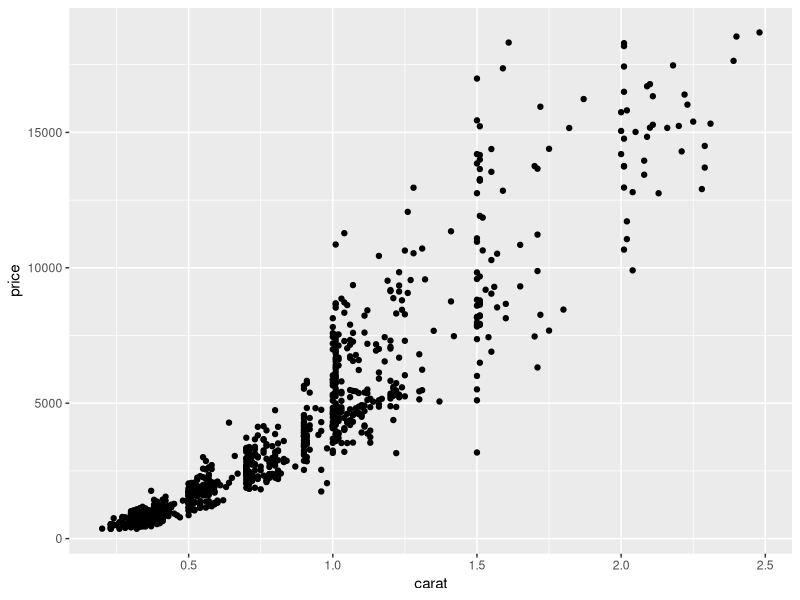
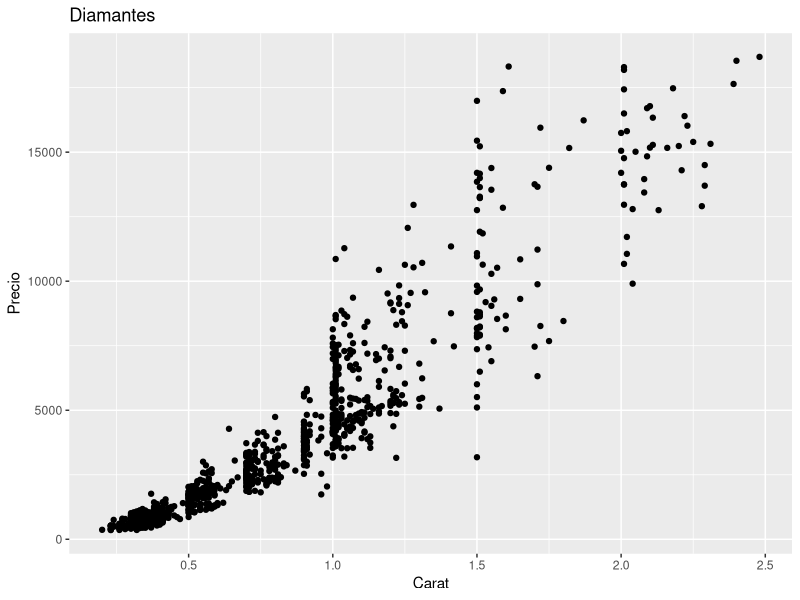
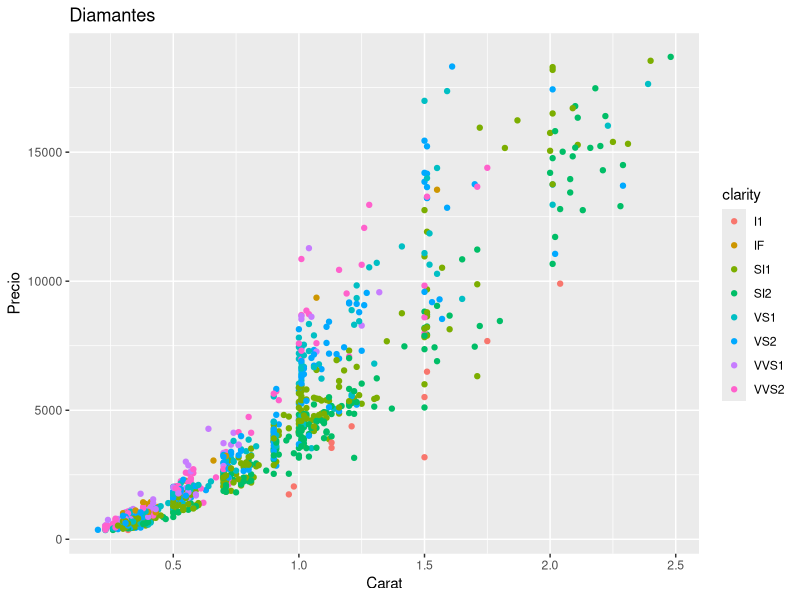
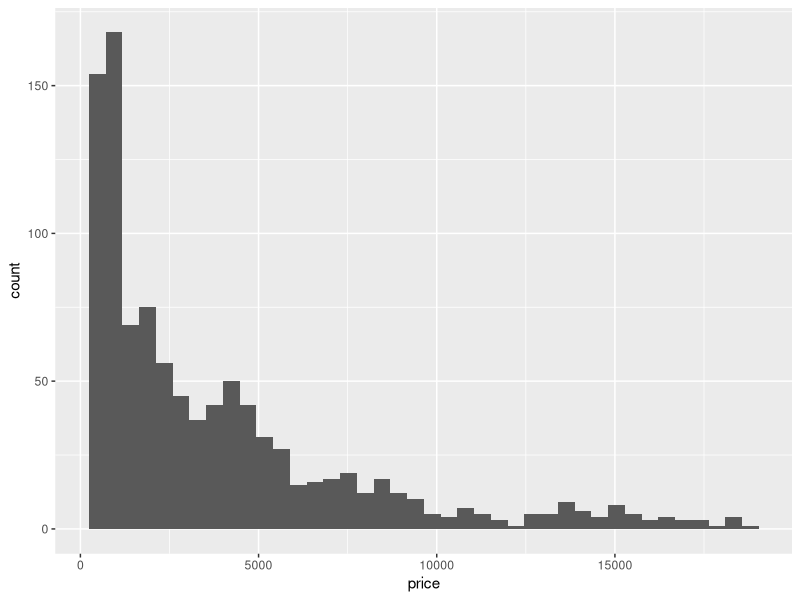
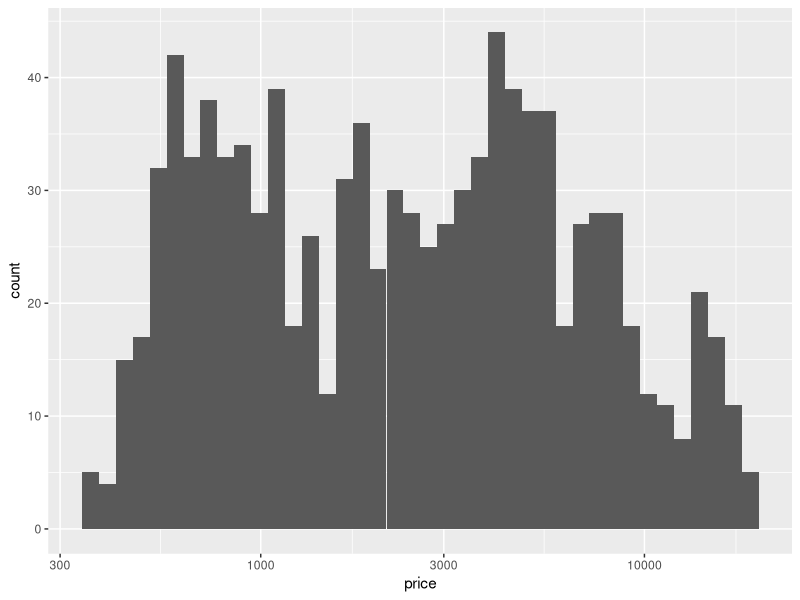
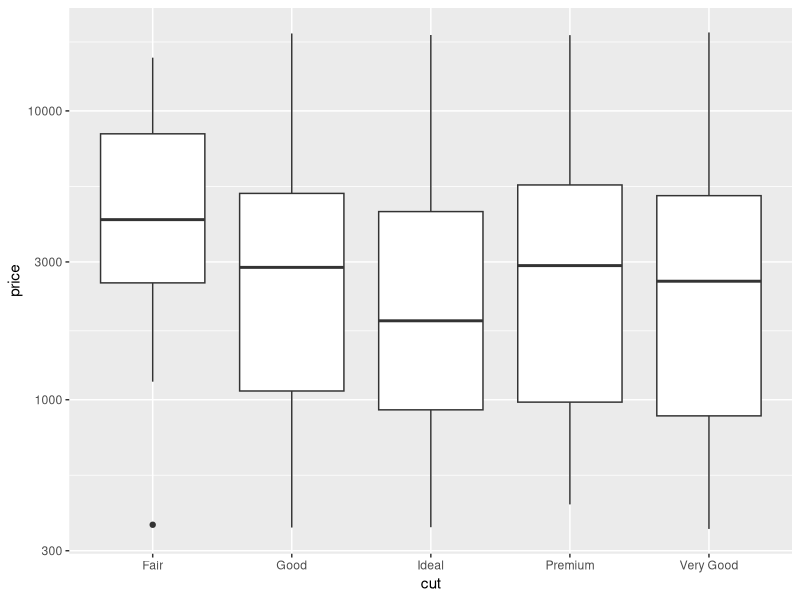
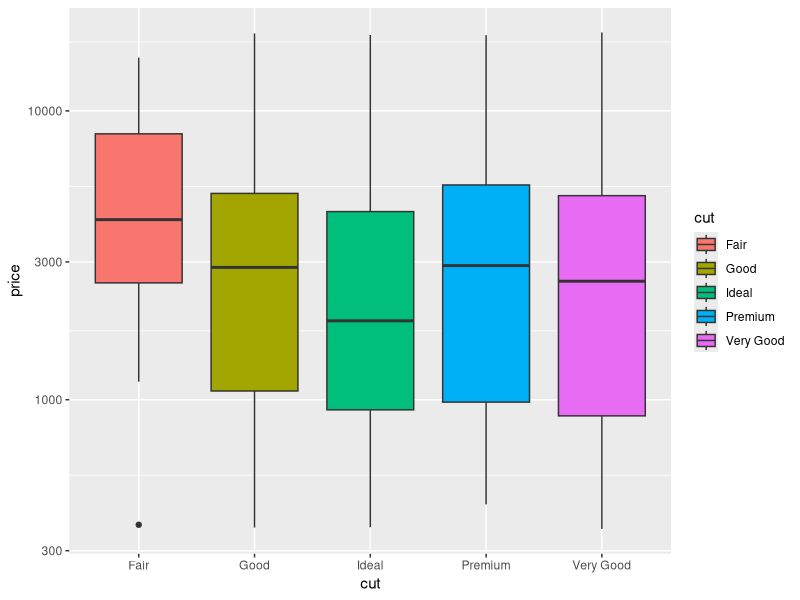

Source code (R) for these figures, in order: (Note: this script raises an error after producing the figures.)
## ---- chunk 1
diamonds <- read.csv("diamonds.csv")
## ---- chunk 2
str(diamonds)
## ---- chunk 3
library(ggplot2)
ggplot(diamonds, aes(x = carat, y = price)) +
  geom_point()
  
## ---- chunk 4
ggplot(diamonds, aes(x = carat, y = price)) +
  geom_point() +
  labs(title = "Diamantes") +
  xlab("Carat") +
  ylab("Precio")
## ---- chunk 5
ggplot(diamonds, aes(x = carat, y = price, col=clarity)) +
  geom_point() +
  labs(title = "Diamantes") +
  xlab("Carat") +
  ylab("Precio")
## ---- chunk 6
ggplot(diamonds, aes(price)) +
  geom_histogram(bins = 40)
## ---- chunk 7
ggplot(diamonds, aes(price)) +
  geom_histogram(bins = 40) +
  scale_x_log10()
## ---- chunk 8
ggplot(diamonds, aes(x = cut, y = price)) + 
  geom_boxplot() +
  scale_y_log10()
## ---- chunk 9
ggplot(diamonds, aes(x = cut, y = price, fill=cut)) + 
  geom_boxplot() +
  scale_y_log10()
## ---- chunk 10
library(dplyr)
diamonds %>%
  filter(price > 1000 & cut %in% c("Good", "Ideal", "Premium"))
## ---- chunk 11
ggplot(filtered_price, aes(x = cut, y = depth)) +
  geom_col()
## ---- chunk 12
 ggplot(filtered_price, aes(x = cut, y = depth)) +
  geom_col() +
  facet_wrap(~ clarity)
## ---- chunk 13
 ggplot(filtered_price, aes(x = cut, y = depth, fill=clarity)) +
  geom_col() +
  facet_wrap(~ clarity)
## ---- chunk 14
median_dimension_diamond <- diamonds %>%
  group_by(cut) %>%
  summarise(mediaX = median(x), mediaY = median(y), mediaZ = median(z))
print(median_dimension_diamond)
## ---- chunk 15
cut_premium <- diamonds %>%
  filter(cut=="Premium") %>%
  group_by(clarity) %>%
  summarise(minPrice = min(price), maxPrice = max(price))
print(cut_premium)
## ---- chunk 16
ggplot(cut_premium, aes(x = clarity, y = maxPrice, fill=clarity)) +
  geom_col()
